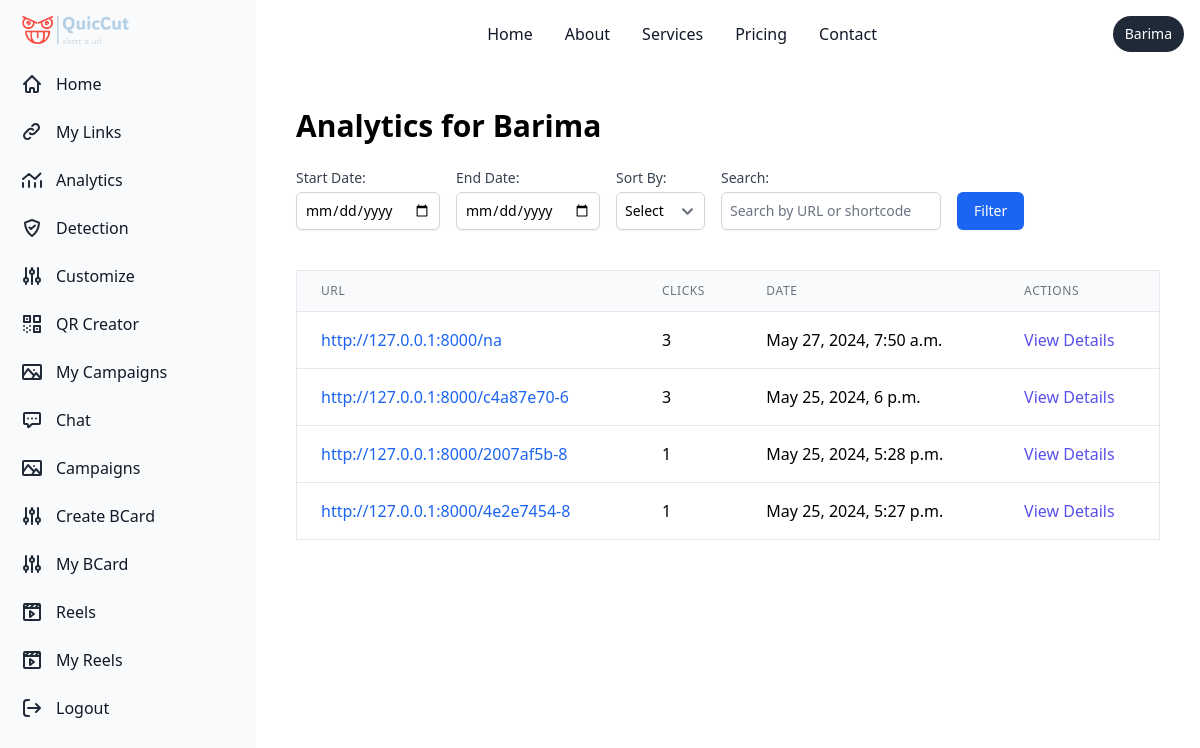
/analytics/ (signed in), run on an earlier commit of the app's database.
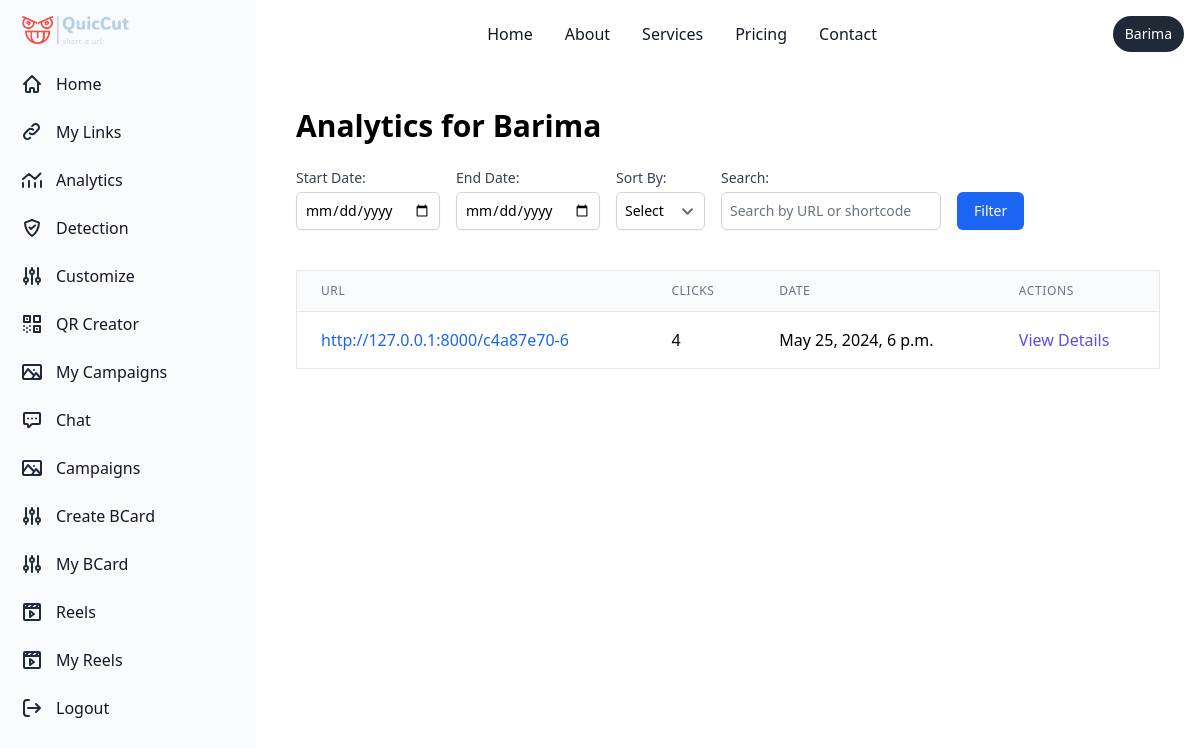
And on a later commit of the database.
### urlshortner/models.py (models this page shows, shortened)
class ShortURL(models.Model):
    user = models.ForeignKey(User, on_delete=models.CASCADE, null=True, blank=True)
    original_url = models.URLField()
    short_code = models.CharField(max_length=10, unique=True)
    clicks = models.IntegerField(default=0)
    date_created = models.DateTimeField(auto_now_add=True)
    class Meta:
        ordering = ['-date_created']

### user/views.py (the view)
# urls.py: path('analytics/', analytics_view, name='analytics_view'),
@login_required
def analytics_view(request):
    clicks = Click.objects.filter(short_url__user=request.user)
    short_urls = ShortURL.objects.filter(user=request.user)
    url_clicks = {short_url: 0 for short_url in short_urls}
    start_date = request.GET.get('start_date')
    end_date = request.GET.get('end_date')
    search_query = request.GET.get('search', '')
    if start_date and end_date:
        start_date = parse_date(start_date)
        end_date = parse_date(end_date)
        clicks = clicks.filter(timestamp__range=[start_date, end_date])
    if search_query:
        short_urls = short_urls.filter(
            Q(original_url__icontains=search_query) |
            Q(short_code__icontains=search_query)
        )
    for click in clicks:
        if click.short_url in url_clicks:
            url_clicks[click.short_url] += 1
    sort_by = request.GET.get('sort_by')
    if sort_by == 'clicks':
        url_clicks = dict(sorted(url_clicks.items(), key=lambda item: item[1], reverse=True))
    context = {
        'url_clicks': url_clicks,
        'clicks': clicks,
        'start_date': start_date,
        'end_date': end_date,
        'sort_by': sort_by,
        'search_query': search_query,
        'username': request.user.username
    }
    return render(request, 'user/analytics.html', context)

### chat/templatetags/chat_tags.py (called while the page is built)
@register.simple_tag
def unread_message_count(user):
    return Message.objects.filter(receiver=user, is_read=False).count()

### templates/user/analytics.html (shortened to what this page needs)
{% extends 'basehome/base.html' %}
{% block content %}
<div class="p-10 sm:ml-64">
  <h1 class="text-3xl font-bold mb-6">Analytics for {{ username }}</h1>
  <form method="get" class="mb-6 flex flex-wrap items-center space-x-4">
    <div class="mb-4">
      <label for="start_date" class="block text-sm font-medium text-gray-700">Start Date:</label>
      <input type="date" name="start_date" id="start_date" value="{{ request.GET.start_date }}" class="mt-1 block w-full p-2 border border-gray-300 rounded-md shadow-sm focus:ring-blue-500 focus:border-blue-500 sm:text-sm">
    </div>
    <div class="mb-4">
      <label for="end_date" class="block text-sm font-medium text-gray-700">End Date:</label>
      <input type="date" name="end_date" id="end_date" value="{{ request.GET.end_date }}" class="mt-1 block w-full p-2 border border-gray-300 rounded-md shadow-sm focus:ring-blue-500 focus:border-blue-500 sm:text-sm">
    </div>
    <div class="mb-4">
      <label for="sort_by" class="block text-sm font-medium text-gray-700">Sort By:</label>
      <select name="sort_by" id="sort_by" class="mt-1 block w-full p-2 border border-gray-300 rounded-md shadow-sm focus:ring-blue-500 focus:border-blue-500 sm:text-sm">
        <option value="">Select</option>
      </select>
    </div>
    <div class="mb-4">
      <label for="search" class="block text-sm font-medium text-gray-700">Search:</label>
      <input type="text" name="search" id="search" value="{{ request.GET.search }}" class="mt-1 block w-full p-2 border border-gray-300 rounded-md shadow-sm focus:ring-blue-500 focus:border-blue-500 sm:text-sm" placeholder="Search by URL or shortcode">
    </div>
    <div class="mb-4">
      <button type="submit" class="mt-6 inline-flex items-center px-4 py-2 border border-transparent text-sm font-medium rounded-md shadow-sm text-white bg-blue-600 hover:bg-blue-700 focus:outline-none focus:ring-2 focus:ring-offset-2 focus:ring-blue-500">
        Filter
      </button>
    </div>
  </form>
  <div class="overflow-x-auto">
    <table class="min-w-full bg-white border border-gray-200 divide-y divide-gray-200 rounded-lg shadow-sm">
      <thead class="bg-gray-50">
        <tr>
          <th scope="col" class="px-6 py-3 text-left text-xs font-medium text-gray-500 uppercase tracking-wider">URL</th>
          <th scope="col" class="px-6 py-3 text-left text-xs font-medium text-gray-500 uppercase tracking-wider">Clicks</th>
          <th scope="col" class="px-6 py-3 text-left text-xs font-medium text-gray-500 uppercase tracking-wider">Date</th>
          <th scope="col" class="px-6 py-3 text-left text-xs font-medium text-gray-500 uppercase tracking-wider">Actions</th>
        </tr>
      </thead>
      <tbody class="bg-white divide-y divide-gray-200">
        {% for short_url, click_count in url_clicks.items %}
        <tr>
          <td class="px-6 py-4 whitespace-nowrap">
            <a href="{% url 'redirect_view' short_code=short_url.short_code %}" class="text-blue-600 hover:text-blue-800">http://127.0.0.1:8000/{{ short_url.short_code }}</a>
          </td>
          <td class="px-6 py-4 whitespace-nowrap">{{ click_count }}</td>
          <td class="px-6 py-4 whitespace-nowrap">{{ short_url.date_created }}</td>
          <td class="px-6 py-4 whitespace-nowrap">
            <a href="{% url 'url_details_view' short_code=short_url.short_code %}" class="text-indigo-600 hover:text-indigo-900">View Details</a>
          </td>
        </tr>
        {% endfor %}
      </tbody>
    </table>
  </div>
</div>
{% endblock %}

What changed in the data, as far as the page shows it:
removed ShortURL: short_code "na", click_count "3", date_created "May 27, 2024, 7:50 a.m."
removed ShortURL: short_code "2007af5b-8", click_count "1", date_created "May 25, 2024, 5:28 p.m."
removed ShortURL: short_code "4e2e7454-8", click_count "1", date_created "May 25, 2024, 5:27 p.m."
computed for ShortURL: click_count "3" → "4"
